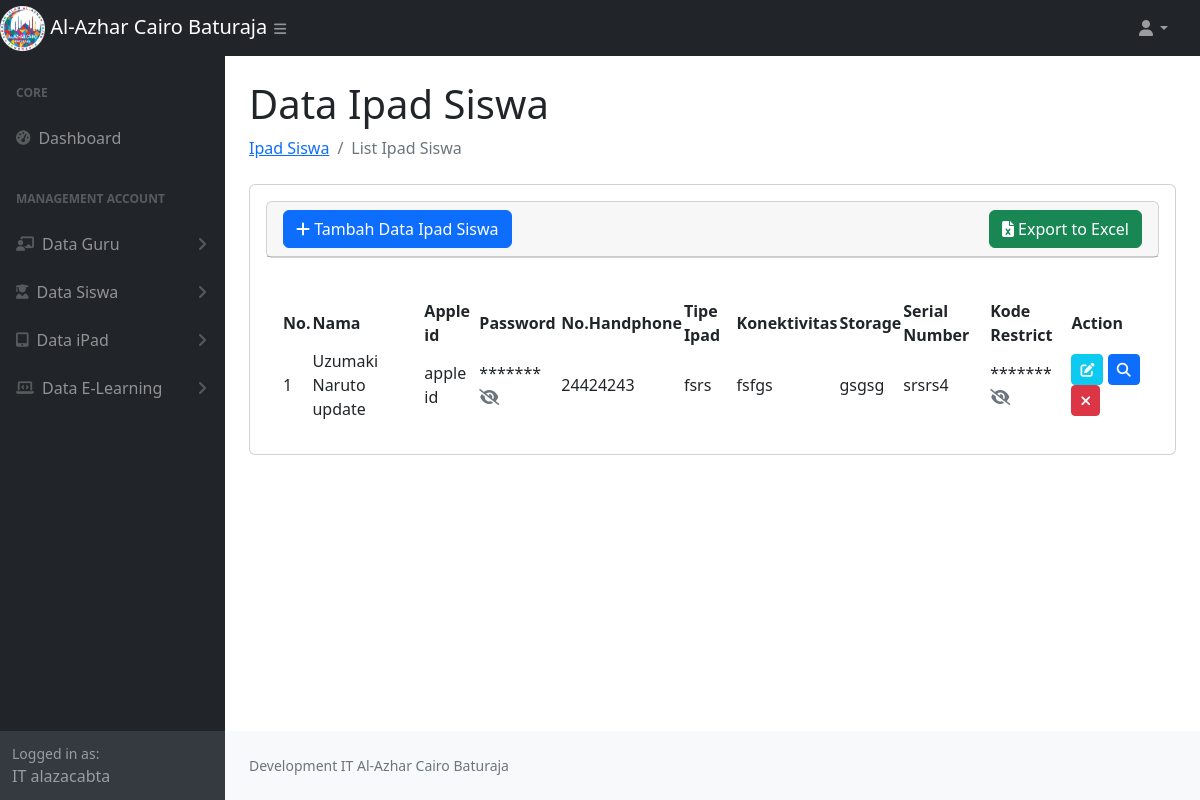
Page /data_ipad_siswa.php on the earlier database version.
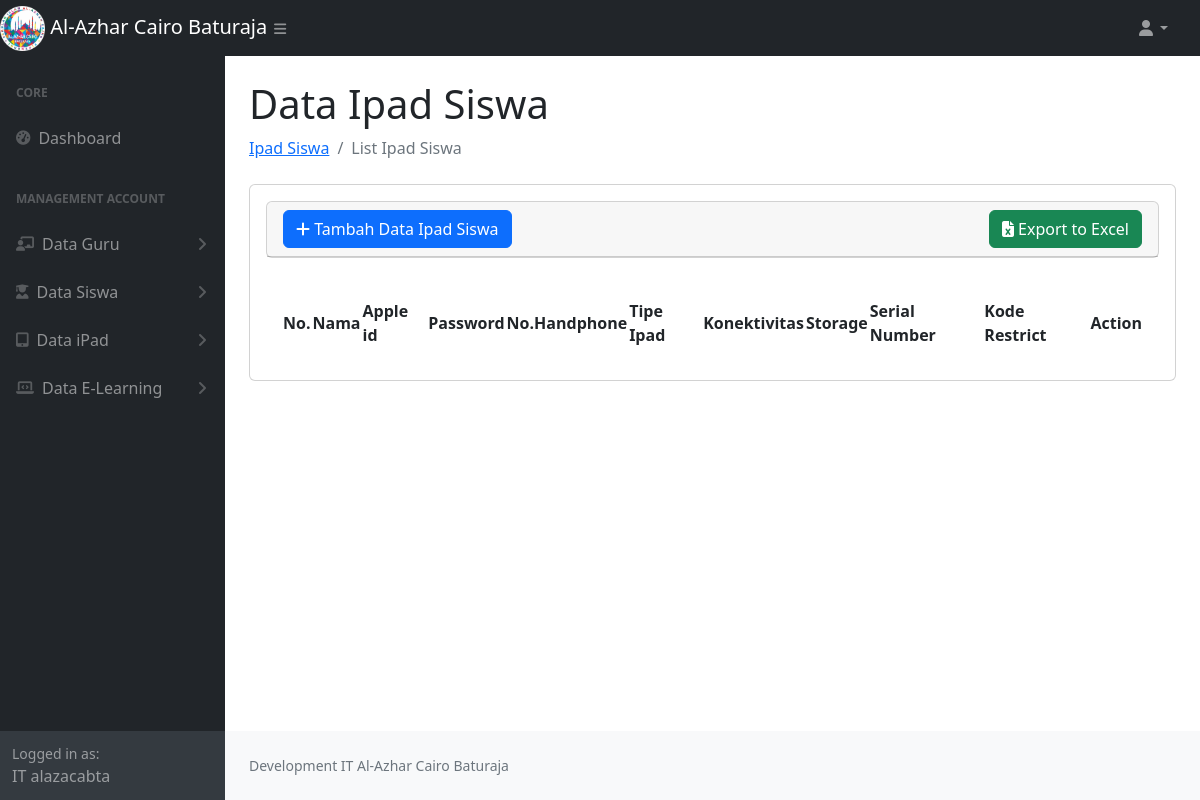
Same page on the later database version.
### tables this page shows
CREATE TABLE `dataipad` (
  `id_apple` int NOT NULL AUTO_INCREMENT,
  `nama` varchar(200) NOT NULL,
  `apple_id` varchar(200) NOT NULL,
  `password` varchar(100) NOT NULL,
  `no_handphone` varchar(50) NOT NULL,
  `tipe_ipad` varchar(100) NOT NULL,
  `konektivitas` varchar(50) NOT NULL,
  `storage` varchar(20) NOT NULL,
  `serial_number` varchar(50) NOT NULL,
  `kode_restrict` varchar(20) NOT NULL,
  `type` enum('Guru','Siswa') DEFAULT NULL,
  PRIMARY KEY (`id_apple`)
);

### data_ipad_siswa.php (the view, shortened to what the changed rows need)
<?php
require_once 'function.php';
$type = 'Siswa';
$sql = "SELECT * FROM dataipad WHERE type = ?";
$stmt = $conn->prepare($sql);
$stmt->bind_param("s", $type);
$stmt->execute();
$result = $stmt->get_result();
$dataIpadGuru = [];
while ($row = $result->fetch_assoc()) {
    $dataIpadGuru[] = $row;
}
?>
<!DOCTYPE html>
<html lang="en">
    <head>
        <link href="https://cdn.jsdelivr.net/npm/simple-datatables@7.1.2/dist/style.min.css" rel="stylesheet" />
        <link href="css/styles.css" rel="stylesheet" />
        <link rel="stylesheet" href="https://cdnjs.cloudflare.com/ajax/libs/toastr.js/latest/toastr.css">
        <link rel="stylesheet" href="https://cdnjs.cloudflare.com/ajax/libs/font-awesome/6.7.2/css/all.min.css">
    </head>
    <body class="sb-nav-fixed">
        <div id="layoutSidenav">
            <div id="layoutSidenav_content">
                <main>
                    <div class="container-fluid px-4">
                        <h1 class="mt-4">Data Ipad Siswa</h1>
                        <div class="card mb-4">
                            <div class="card-body">
                            <div class="card-body">
                                <table id="datatablesSimple">
                                    <thead>
                                        <tr>
                                            <th>No.</th>
                                            <th>Nama</th>
                                            <th>Apple id</th>
                                            <th>Password</th>
                                            <th>No.Handphone</th>
                                            <th>Tipe Ipad</th>
                                            <th>Konektivitas</th>
                                            <th>Storage</th>
                                            <th>Serial Number</th>
                                            <th>Kode Restrict</th>
                                            <th>Action</th>
                                        </tr>
                                    </thead>
                                    <tbody>
                                        <?php
                                            foreach ($dataIpadGuru as $key => $data) {
                                        ?>
                                        <tr>
                                            <td><?= $key + 1; ?></td>
                                            <td><?= $data['nama']; ?></td>
                                            <td><?= $data['apple_id']; ?></td>
                                            <td>
                                                <span>*******</span>
                                                <a href="javascript:void(0)" class="show-password text-muted" title="Lihat Password" data-password="<?= $data['password']; ?>">
                                                    <i class="fas fa-eye-slash"></i>
                                                </a>
                                            </td>
                                            <td><?= $data['no_handphone']; ?></td>
                                            <td><?= $data['tipe_ipad']; ?></td>
                                            <td><?= $data['konektivitas']; ?></td>
                                            <td><?= $data['storage']; ?></td>
                                            <td><?= $data['serial_number']; ?></td>
                                            <td>
                                                <span>*******</span>
                                                <a href="javascript:void(0)" class="show-restrict text-muted" title="Lihat Kode Restrict" data-restrict="<?= $data['kode_restrict']; ?>">
                                                    <i class="fas fa-eye-slash"></i>
                                                </a>
                                            </td>
                                            <td>
                                                <a href="javascript:void(0)" data-url="<?= 'show_ipad_guru.php' ?>" data-id="<?= $data['id_apple'] ?>" class="edit btn btn-info btn-sm text-light "> <i class="fas fa-edit"></i></a>
                                                  <a href="javascript:void(0)" data-url="<?= 'show_ipad_guru.php' ?>" data-id="<?= $data['id_apple'] ?>" class="detail btn btn-primary btn-sm"> <i class="fas fa-search"></i></a>
                                                <a href="javascript:void(0)" data-url="<?= 'delete_ipad_guru.php' ?>" data-id="<?= $data['id_apple'] ?>" class="delete btn btn-danger btn-sm"> <i class="fas fa-times"></i></a>
                                            </td>
                                        </tr>
                                        <?php
                                            }
                                        ?>
                                    </tbody>
                                </table>
                            </div>
                        </div>
                    </div>
                </main>
            </div>
        </div>
    </body>
</html>

Differences in the rows shown:
removed dataipad: nama "Uzumaki Naruto update", apple "apple id", no_handphone "24424243", tipe_ipad "fsrs", konektivitas "fsfgs", storage "gsgsg", serial_number "srsrs4"
